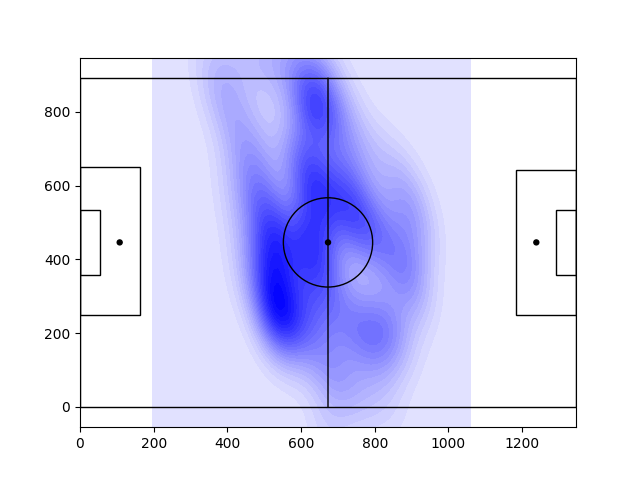
#> input picture integration_test/heatmap/blue/heatmap_blue_112.png, 640 x 480 px, given as the content of the folder filmrole3_frames, which was not available
$ python ball_detection.py   (older library calls are emulated)
#> lines starting #> are read from the running program, lines starting #| are printed output that depends on the picture; after the words box and inside, x2 and y2 are one past the last pixel; in counts of white or black regions, pixels touching at a corner belong together; long printed decimals are rounded; pictures that were not available may be replaced by others from this repository, and a replacement may not be noted
import cv2
import numpy as np
import os
import matplotlib.pyplot as plt
import math
import numpy as np
import seaborn as sns
import matplotlib


# [9 lines of commented-out code are left out]
def homography_solve():
    """
    u = points in the video
    v = points on the map
    """
    v = np.array([[674, 318],
                  [546, 454],
                  [676, 580],
                  [800, 452]])

    u = np.array([[942, 301],
                  [453, 402],
                  [944, 517],
                  [1426, 402]])

    U = np.zeros((8, 2*u.shape[0]))
    for k in range(2*u.shape[1]):
        U[2*k,:] =   [u[k,0], u[k,1], 1, 0, 0, 0, -v[k, 0]*u[k, 0], -v[k, 0]*u[k, 1]]
        U[2*k+1,:] = [0, 0, 0, u[k,0], u[k,1], 1, -v[k, 1]*u[k, 0], -v[k, 1]*u[k, 1]]

    V = []
    for k in range(2*v.shape[1]):
        V.append(v[k,0])
        V.append(v[k,1])

    V = np.array(V)

    h = np.matmul(np.linalg.inv(np.matmul(U.T, U)), np.matmul(U.T, V))

    H = np.array([[h[0], h[1], h[2]],
                  [h[3], h[4], h[5]],
                  [h[6], h[7], 1]])
    return H

def homography_transform(u, H):
    u = np.append(u, 1)
    u_homogeneous = np.array(u).reshape(3,1)
    v_homogeneous = np.matmul(H, u)
    return [v_homogeneous[0]/v_homogeneous[2], v_homogeneous[1]/v_homogeneous[2]]


def distance(p0, p1):
    return math.sqrt((p0[0] - p1[0])**2 + (p0[1] - p1[1])**2)

# [87 lines left out: function arrowplot, not called in this run]

def plot_ball_pos(x_coord, y_coord):

    height = 892  #the height of the stadium image
    width = 1346  #the width of the stadium image

    y_coord = height- np.array(y_coord)
    # y_coord = height - y_coord # to account for different convention on origin of field

    # my_fig = plt.Figure()
    # my_ax = plt.Axes(fig=my_fig, rect=[0, 0, width, height])
    my_ax = sns.kdeplot([-1, 0, width+1, width], [0, -1, height, height+1], shade = "False", color = 'green', n_levels = 0)


    ## begin of image border lines ##
    lineCenter1 = matplotlib.patches.ConnectionPatch([width/4, 0], [width/3, height], "data", "data")
    lineCenter2 = matplotlib.patches.ConnectionPatch([3*width/4, 0], [2*width/3, height], "data", "data")
    lineLeft = matplotlib.patches.ConnectionPatch([width/2, 0], [width/3, height], "data", "data")
    lineRight = matplotlib.patches.ConnectionPatch([width/2, 0], [2*width/3, height], "data", "data")
    # my_ax.plot([  width/3,   width/4], [0, height], '--', c='k')  # line center 1
    # my_ax.plot([2*width/3, 3*width/4], [0, height], '--', c='k')  # line center 2
    # my_ax.plot([  width/3,   width/2], [0, height], '--', c='k')  # line left
    # my_ax.plot([2*width/3,   width/2], [0, height], '--', c='k')  # line right

    ## Drawing the white lines ##
    pitch = plt.Rectangle([0, 0], width = width, height = height, fill = False)
    leftPenalty = plt.Rectangle([0, 0.28*height], width = 0.12*width, height = 0.45*height, fill = False)
    rightPenalty = plt.Rectangle([0.88*width, 0.28*height], width = 0.12*width, height = 35.3/80*height, fill = False)
    midline = matplotlib.patches.ConnectionPatch([0.5*width, 0], [0.5*width, height], "data", "data")
    leftSixYard = plt.Rectangle([0, 0.4*height], width = 0.04*width, height = 0.2*height, fill = False)
    rightSixYard = plt.Rectangle([0.96*width, 0.4*height], width = 0.04*width, height = 0.2*height, fill = False)
    centreCircle = plt.Circle((0.5*width, 0.5*height), 0.09*width,color="black", fill = False)
    centreSpot = plt.Circle((0.5*width, 0.5*height), 0.005*width,color="black")
    leftPenaltySpot = plt.Circle((0.08*width, 0.5*height), 0.005*width, color="black")
    rightPenaltySpot = plt.Circle((0.92*width, 0.5*height), 0.005*width, color="black")

    elements = [pitch, leftPenalty, rightPenalty, midline, leftSixYard, rightSixYard, centreCircle, centreSpot, rightPenaltySpot, leftPenaltySpot]

    for i in elements:
        my_ax.add_patch(i)

    # my_ax.scatter(x_coord, y_coord, color="blue")
    arrowplot(my_ax, np.asarray(x_coord), np.asarray(y_coord), narrs=len(x_coord))

    plt.axis('equal')
    plt.xlim(0, width)
    plt.ylim(0, height)
    plt.show()
    # plt.savefig('ball_pos/' + 'ball_pos_' + '.png')
    # my_ax.clear()


params = cv2.SimpleBlobDetector_Params()

# Change thresholds
params.minThreshold = 0
params.maxThreshold = 255
params.thresholdStep = 10
# Filter by Area.
params.filterByArea = True
params.minArea = 80

# Filter by Circularity
params.filterByCircularity = True
params.minCircularity = 0.85

# Filter by Convexity
params.filterByConvexity = True
params.minConvexity = 0.85

# Filter by Inertia
params.filterByInertia = True
params.minInertiaRatio = 0.4

# Create a detector with the parameters
ver = (cv2.__version__).split('.')
if int(ver[0]) < 3 :
    detector = cv2.SimpleBlobDetector(params)
else :
    detector = cv2.SimpleBlobDetector_create(params)

os.chdir('filmrole3_frames')
filenames = [f for f in os.listdir('.') if os.path.isfile(os.path.join('.', f))]
filenames.sort()

prev = []
result = []
for filename in filenames:
    # Detect blobs.
    raw = cv2.imread(filename, cv2.IMREAD_GRAYSCALE)
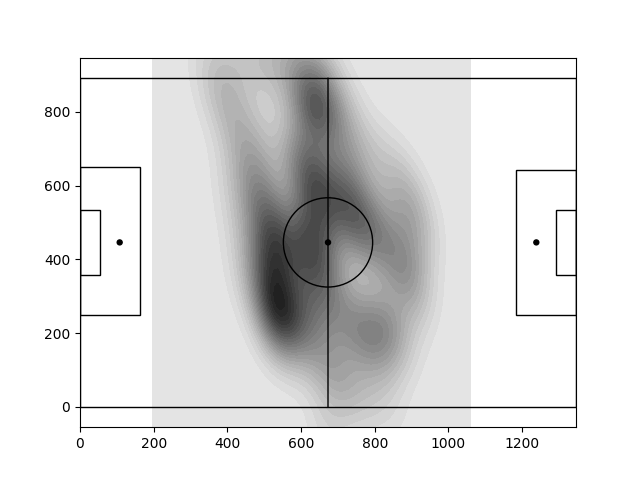
#> raw: shape (480, 640); min 0, max 255, mean 223.5
    # cv2.imshow("raw", raw)
    # cv2.waitKey(0)
    crop = raw[92:1030, 0:1920]
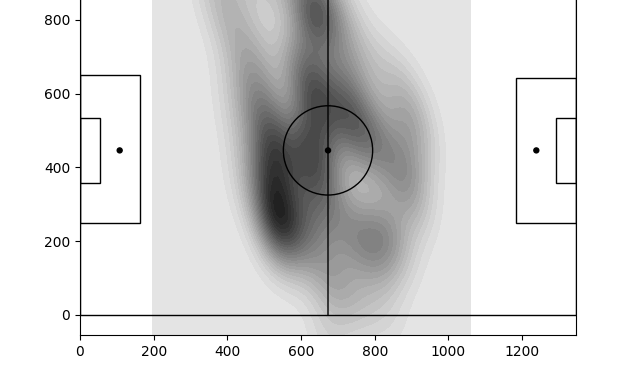
#> crop: shape (388, 640); min 0, max 255, mean 219.5
    # cv2.imshow("Cropped", crop)
    # cv2.waitKey(0)
    im = cv2.GaussianBlur(crop, (3,3), 0)
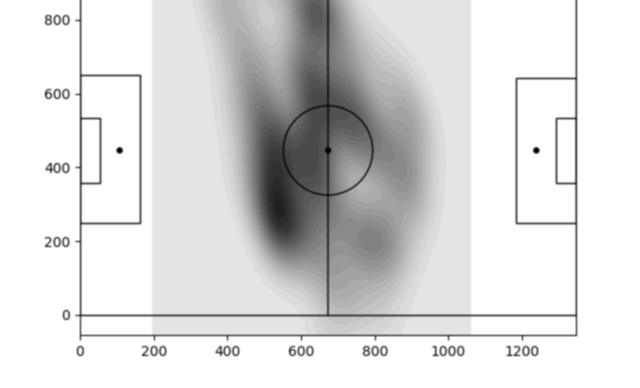
#> im: shape (388, 640); min 0, max 255, mean 219.6
    # cv2.imshow("test", im)
    _, im = cv2.threshold(im, 175, 255, cv2.THRESH_BINARY_INV)
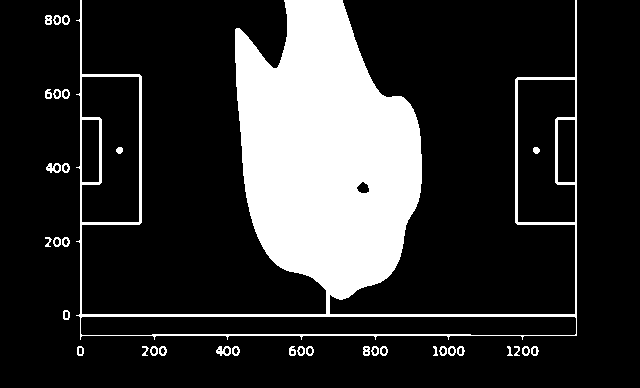
#> im: shape (388, 640); 19% white; 35 white regions, largest, box (x1, y1, x2, y2) and area: (76, 0, 577, 340) 45555, (46, 163, 61, 173) 91, (216, 346, 231, 356) 91

    p = []
    keypoints = detector.detect(im)
#> keypoints = 1 keypoints; (x, y, size): (363, 188, 11.6)

    if len(keypoints)!=0:
        im_with_keypoints = cv2.drawKeypoints(im, keypoints, np.array([]), (0,0,255), cv2.DRAW_MATCHES_FLAGS_DRAW_RICH_KEYPOINTS)
        cv2.imshow("Keypoints", im_with_keypoints)
        cv2.waitKey(0)
    if len(keypoints)==1:
        p = keypoints[0].pt
#> p = (362.9, 187.7)
        prev = p
#> prev = (362.9, 187.7)
    elif len(keypoints)==2:
        d1 = distance(keypoints[0].pt, prev)
        d2 = distance(keypoints[1].pt, prev)
        if(d1 > d2):
            p = keypoints[0].pt
            prev = p
        else:
            p = keypoints[1].pt
            prev = p
    if p != []:
        result.append(p)
        print(p)
#| (362.853, 187.702)

    # [12 lines of commented-out code are left out]

H = homography_solve()

result_map = []
for i in range(len(result)):
    x = result[i][0]
    y = result[i][1] + 92

    homo_x, homo_y = homography_transform([x, y], H)

    if homo_y >= 0 and homo_y < 892:
        result_map.append([homo_x, homo_y])
#> this loop made 1 pass
#> (x, y, u_homogeneous in homography_transform, v_homogeneous in homography_transform, homo_x, homo_y) on pass 1: (362.9, 279.7, [362.9, 279.7, 1], [706, 401.2, 1.41], 502.2, 285.4)
#> after the loop, result_map = [[502.2, 285.4]]


x,y = zip(*result_map)
#> x = (502.2,); y = (285.4,)
x = list(x)
#> x = [502.2]
y = list(y)
#> y = [285.4]
print(x)
#| [502.245]
print(y)
#| [285.417]
# [5 lines of commented-out code are left out]

plot_ball_pos(x, y)
#> in plot_ball_pos, `y_coord = height- np.array(y_coord)`: y_coord = [606.6]
#> (the run stopped early here; a loop or call above may not have finished)
